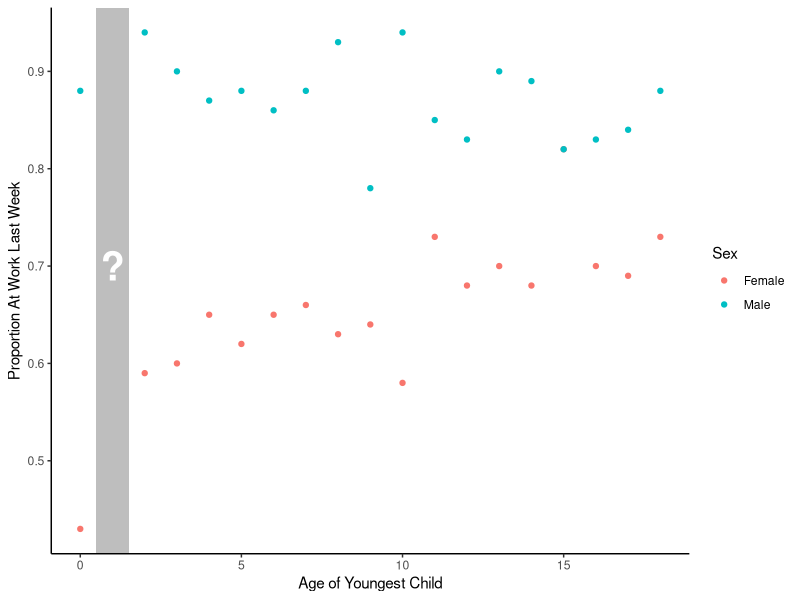

Recreate this plot in R.
## ---- chunk 1
library(tidyverse)
library(scales)
library(haven)
## ---- chunk 2
parents <- read_csv("../data/parents.csv")
## ---- chunk 3
parents |>
  group_by(sex, child_age) |>
  summarize(at_work = mean(at_work)) |>
  ggplot(aes(x = child_age, y = at_work, color = sex)) +
  geom_point() +
  annotate(geom = "rect", xmin = .5, xmax = 1.5, ymin = -Inf, ymax = Inf, fill = "gray") +
  annotate(geom = "text", x = 1, y = .7, label = "?", color = "white", fontface = "bold", size = 10) +
  theme_classic() +
  ylab("Proportion At Work Last Week") +
  xlab("Age of Youngest Child") +
  scale_color_discrete(name = "Sex", labels = str_to_title)
## ---- chunk 4
target_population <- tibble(sex = "female", child_age = 1)
